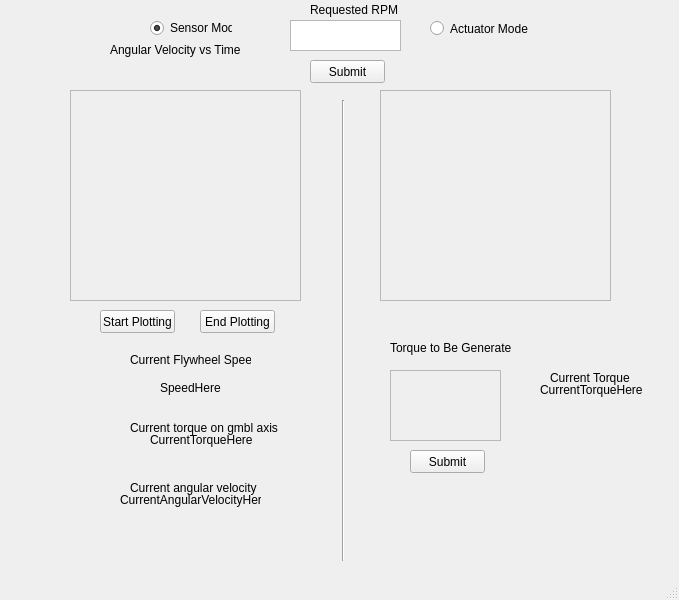
<?xml version="1.0" encoding="UTF-8"?>
<ui version="4.0">
 <class>MainWindow</class>
 <widget class="QMainWindow" name="MainWindow">
  <property name="geometry">
   <rect>
    <x>0</x>
    <y>0</y>
    <width>679</width>
    <height>600</height>
   </rect>
  </property>
  <property name="windowTitle">
   <string>MainWindow</string>
  </property>
  <widget class="QWidget" name="centralwidget">
   <widget class="QPushButton" name="pushButton">
    <property name="geometry">
     <rect>
      <x>310</x>
      <y>60</y>
      <width>75</width>
      <height>23</height>
     </rect>
    </property>
    <property name="text">
     <string>Submit</string>
    </property>
   </widget>
   <widget class="QTextEdit" name="textEdit">
    <property name="geometry">
     <rect>
      <x>290</x>
      <y>20</y>
      <width>111</width>
      <height>31</height>
     </rect>
    </property>
   </widget>
   <widget class="QLabel" name="label">
    <property name="geometry">
     <rect>
      <x>310</x>
      <y>0</y>
      <width>91</width>
      <height>20</height>
     </rect>
    </property>
    <property name="text">
     <string>Requested RPM</string>
    </property>
   </widget>
   <widget class="QLabel" name="label_2">
    <property name="geometry">
     <rect>
      <x>130</x>
      <y>350</y>
      <width>121</width>
      <height>20</height>
     </rect>
    </property>
    <property name="text">
     <string>Current Flywheel Speed</string>
    </property>
   </widget>
   <widget class="QLabel" name="label_3">
    <property name="geometry">
     <rect>
      <x>390</x>
      <y>340</y>
      <width>121</width>
      <height>16</height>
     </rect>
    </property>
    <property name="text">
     <string>Torque to Be Generated</string>
    </property>
   </widget>
   <widget class="QTextEdit" name="textEdit_3">
    <property name="enabled">
     <bool>false</bool>
    </property>
    <property name="geometry">
     <rect>
      <x>390</x>
      <y>370</y>
      <width>111</width>
      <height>71</height>
     </rect>
    </property>
   </widget>
   <widget class="QPushButton" name="pushButton_2">
    <property name="geometry">
     <rect>
      <x>410</x>
      <y>450</y>
      <width>75</width>
      <height>23</height>
     </rect>
    </property>
    <property name="text">
     <string>Submit</string>
    </property>
   </widget>
   <widget class="QFrame" name="frame">
    <property name="geometry">
     <rect>
      <x>70</x>
      <y>90</y>
      <width>231</width>
      <height>211</height>
     </rect>
    </property>
    <property name="frameShape">
     <enum>QFrame::StyledPanel</enum>
    </property>
    <property name="frameShadow">
     <enum>QFrame::Raised</enum>
    </property>
   </widget>
   <widget class="QFrame" name="frame_2">
    <property name="geometry">
     <rect>
      <x>380</x>
      <y>90</y>
      <width>231</width>
      <height>211</height>
     </rect>
    </property>
    <property name="frameShape">
     <enum>QFrame::StyledPanel</enum>
    </property>
    <property name="frameShadow">
     <enum>QFrame::Raised</enum>
    </property>
   </widget>
   <widget class="QLabel" name="label_5">
    <property name="geometry">
     <rect>
      <x>110</x>
      <y>40</y>
      <width>231</width>
      <height>20</height>
     </rect>
    </property>
    <property name="text">
     <string>Angular Velocity vs Time</string>
    </property>
   </widget>
   <widget class="QLabel" name="label_6">
    <property name="geometry">
     <rect>
      <x>130</x>
      <y>420</y>
      <width>151</width>
      <height>16</height>
     </rect>
    </property>
    <property name="text">
     <string>Current torque on gmbl axis</string>
    </property>
   </widget>
   <widget class="QLabel" name="label_7">
    <property name="geometry">
     <rect>
      <x>160</x>
      <y>380</y>
      <width>91</width>
      <height>16</height>
     </rect>
    </property>
    <property name="text">
     <string>SpeedHere</string>
    </property>
   </widget>
   <widget class="QLabel" name="label_8">
    <property name="geometry">
     <rect>
      <x>150</x>
      <y>430</y>
      <width>111</width>
      <height>20</height>
     </rect>
    </property>
    <property name="text">
     <string>CurrentTorqueHere</string>
    </property>
   </widget>
   <widget class="QLabel" name="label_9">
    <property name="geometry">
     <rect>
      <x>130</x>
      <y>480</y>
      <width>131</width>
      <height>16</height>
     </rect>
    </property>
    <property name="text">
     <string>Current angular velocity</string>
    </property>
   </widget>
   <widget class="QLabel" name="label_10">
    <property name="geometry">
     <rect>
      <x>120</x>
      <y>490</y>
      <width>141</width>
      <height>20</height>
     </rect>
    </property>
    <property name="text">
     <string>CurrentAngularVelocityHere</string>
    </property>
   </widget>
   <widget class="QPushButton" name="pushButton_3">
    <property name="geometry">
     <rect>
      <x>100</x>
      <y>310</y>
      <width>75</width>
      <height>23</height>
     </rect>
    </property>
    <property name="text">
     <string>Start Plotting</string>
    </property>
   </widget>
   <widget class="QPushButton" name="pushButton_4">
    <property name="geometry">
     <rect>
      <x>200</x>
      <y>310</y>
      <width>75</width>
      <height>23</height>
     </rect>
    </property>
    <property name="text">
     <string>End Plotting</string>
    </property>
   </widget>
   <widget class="QRadioButton" name="radioButton">
    <property name="geometry">
     <rect>
      <x>150</x>
      <y>20</y>
      <width>82</width>
      <height>16</height>
     </rect>
    </property>
    <property name="text">
     <string>Sensor Mode</string>
    </property>
    <property name="checked">
     <bool>true</bool>
    </property>
   </widget>
   <widget class="QRadioButton" name="radioButton_2">
    <property name="geometry">
     <rect>
      <x>430</x>
      <y>20</y>
      <width>101</width>
      <height>17</height>
     </rect>
    </property>
    <property name="text">
     <string>Actuator Mode</string>
    </property>
    <property name="checked">
     <bool>false</bool>
    </property>
   </widget>
   <widget class="Line" name="line">
    <property name="geometry">
     <rect>
      <x>333</x>
      <y>100</y>
      <width>20</width>
      <height>461</height>
     </rect>
    </property>
    <property name="orientation">
     <enum>Qt::Vertical</enum>
    </property>
   </widget>
   <widget class="QLabel" name="label_11">
    <property name="geometry">
     <rect>
      <x>550</x>
      <y>370</y>
      <width>81</width>
      <height>16</height>
     </rect>
    </property>
    <property name="text">
     <string>Current Torque</string>
    </property>
   </widget>
   <widget class="QLabel" name="label_12">
    <property name="geometry">
     <rect>
      <x>540</x>
      <y>380</y>
      <width>111</width>
      <height>20</height>
     </rect>
    </property>
    <property name="text">
     <string>CurrentTorqueHere</string>
    </property>
   </widget>
  </widget>
  <widget class="QMenuBar" name="menubar">
   <property name="geometry">
    <rect>
     <x>0</x>
     <y>0</y>
     <width>679</width>
     <height>21</height>
    </rect>
   </property>
  </widget>
  <widget class="QStatusBar" name="statusbar"/>
 </widget>
 <resources/>
 <connections/>
</ui>
